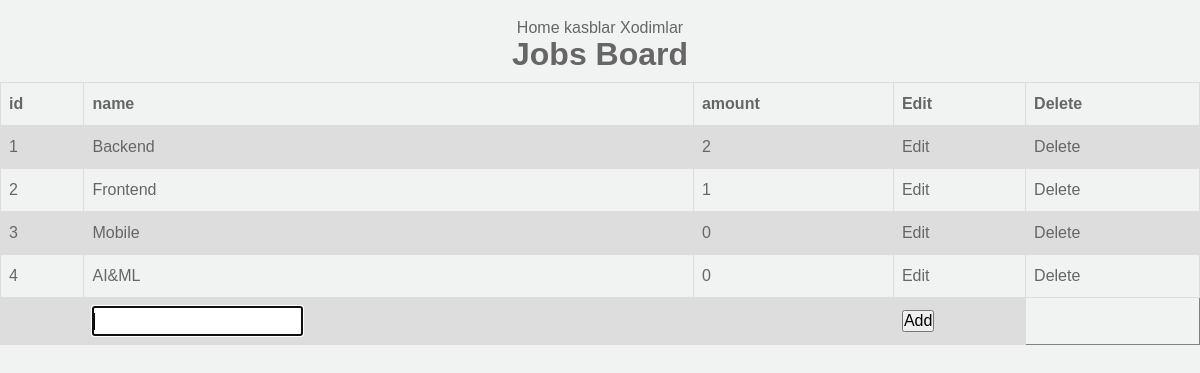
The page /job/ on the database its author committed.
### main/models.py (models this page shows, shortened)
class Jobs(models.Model):
    name=models.CharField(max_length=100)

### main/views.py (the view)
# urls.py: path('job/',Job),
def Job(request):
    jobs=Jobs.objects.all()
    context={
    'jobs':jobs
    }
    return render(request,'jobs.html',context)

### template/jobs.html (shortened to what this page needs)
{% load static %}
<!DOCTYPE html>
<html lang="en">
<head>
    <link rel="stylesheet" href="{% static 'style.css' %}">
</head>
<body>
<center style="margin: 15px;">
    <a href="/">Home</a>
    <a href="/job/">kasblar</a>
    <a href="/employee/">Xodimlar</a>
    <h1>Jobs Board</h1>
</center>
<center>
    <table border='1 px solid coral' width='100%'>
        <tr>
            <th>id</th>
            <th>name</th>
            <th>amount</th>
            <th>Edit</th>
            <th>Delete</th>
        </tr>
        {% for i in jobs %}
            <tr>
                <td>{{ forloop.counter }}</td>
                <td><a href="/filter/?job={{i.id}}">{{i.name}}</a></td>
                <td>{{i.second_first.all.count}}</td>
                <td><a href='/tahrir/?job={{i.id}}'>Edit</a></td>
                <td><a href='/ochir/{{i.id}}/'>Delete</a></td>
            </tr>
        {% endfor %}
        <form {% if job %} action="/tahrir/" {% else %} action="/add-job/" {% endif%} method='post'>
        <tr>
            <td>{{forloop.counter}}</td>
            <td><input type="text" name="job" value="{{job.name}}" autofocus></td>
            <td></td>
            <td><input type="submit" {% if job%} value="Tahrir" {% else%} value="Add" {% endif%}></td>
        </tr>
    </form>
    </table>
 </center>
</body>
</html>

### static/style.css (style rules this page uses)
table { font-family: arial, sans-serif; border-collapse: collapse; width: 100%; }
td, th { border: 1px solid #dddddd; text-align: left; padding: 8px; }
tr:nth-child(even) { background-color: #dddddd; }
* { margin: 0; padding: 0; }
a { color: #666; text-decoration: none; }
input { font: 16px/26px "Raleway", sans-serif; }
body { color: #666; background-color: #f1f2f2; font: 16px/26px "Raleway", sans-serif; }

### rows shown on the page
Jobs: name "Backend", second_first.all.count "2"
Jobs: name "Frontend", second_first.all.count "1"
Jobs: name "Mobile", second_first.all.count "0"
Jobs: name "AI&ML", second_first.all.count "0"
